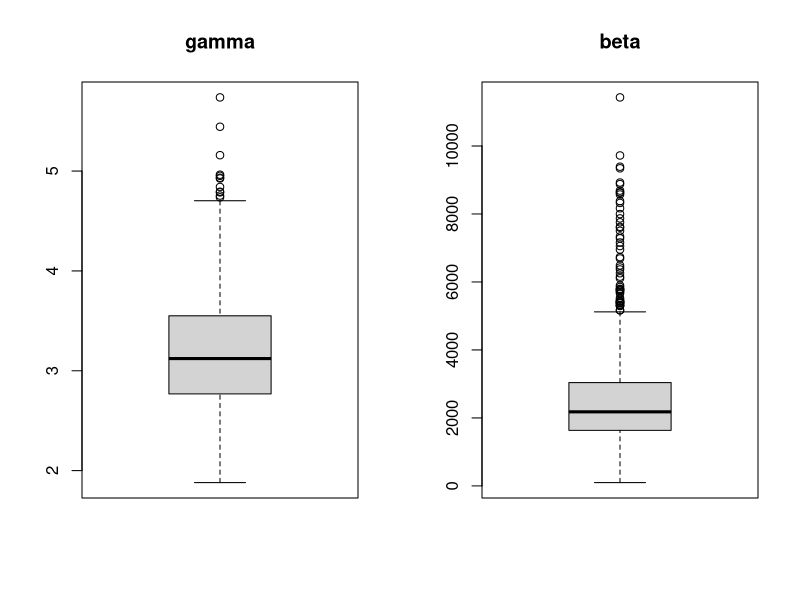
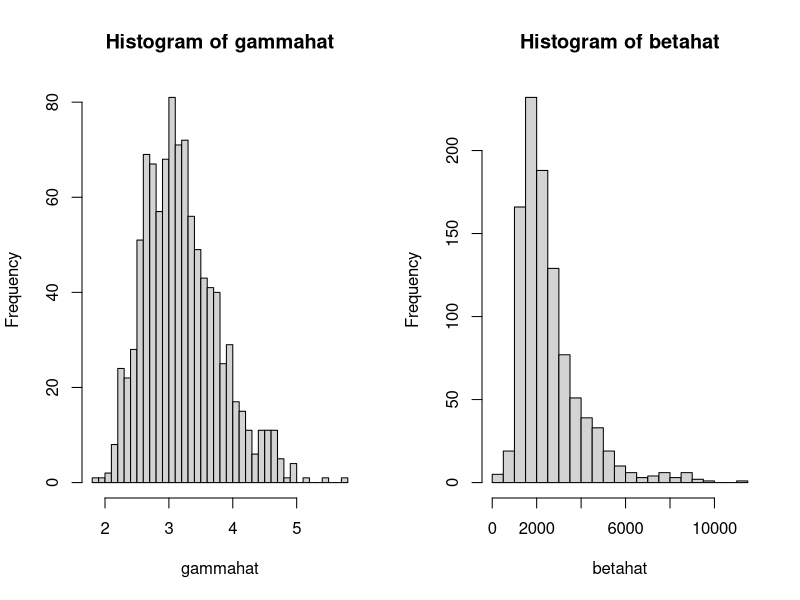

Generate these figures, in order, with R:
n = 20
B = 1000

gammahat = betahat = c()

for (i in 1:B) {
  y <- rweibull(n, 3, 100)
  gammahat[i]<-uniroot(function(x) n/x+sum(log(y))-n*
                      sum(y^x*log(y))/sum(y^x), c(1e-5,15))$root
  betahat[i]<- mean(y^gammahat)^(1/gammahat)
}

par(mfrow = c(1,2))
boxplot(gammahat, main = "gamma")
boxplot(betahat, main = "beta")

hist(gammahat, breaks = 40)
hist(betahat, breaks = 40)

par(mfrow = c(1,1))
